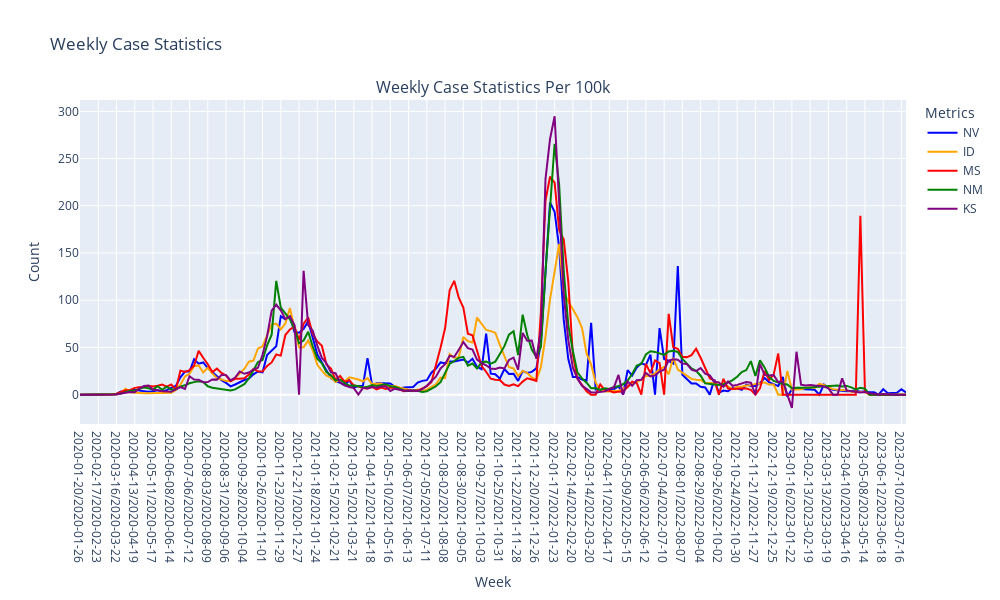
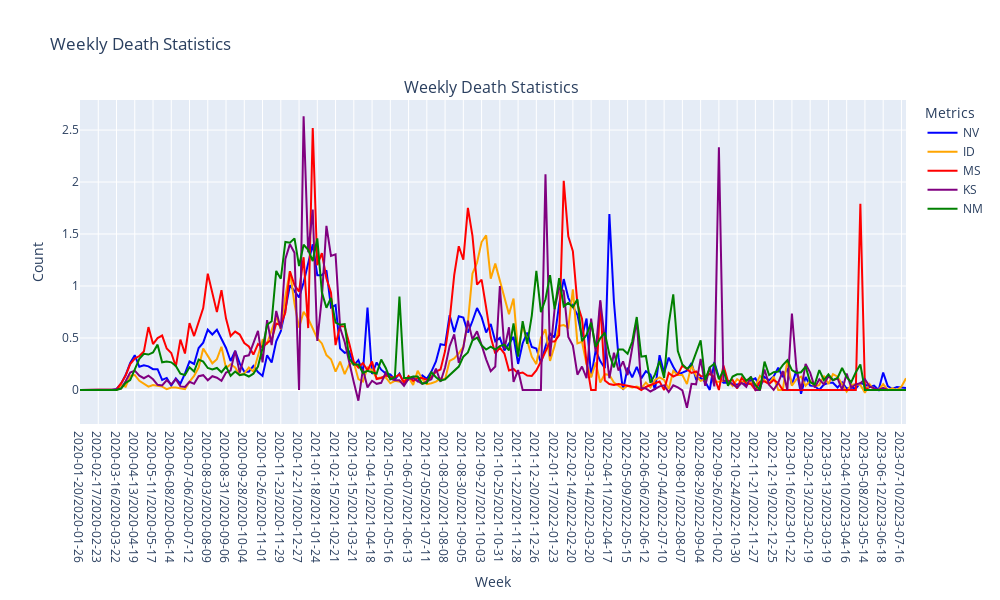

Notebook code cell kept with these figures, in order:
### Code cell
# Define colors for each metric
State = {
    'NV': 'blue',
    'ID': 'orange',
    'MS': 'red',
    'NM': 'green',
    'KS': 'purple',
}

# Convert 'Week' column to string for Plotly compatibility
chosen_states_stats_per_100k['Week'] = chosen_states_stats_per_100k['Week'].astype(str)

# Create a subplot figure
fig = make_subplots(rows=1, cols=1, subplot_titles=["Weekly Case Statistics Per 100k"])

# Add traces for each metric
fig.add_trace(
    go.Scatter(
        x=chosen_states_stats_per_100k['Week'], 
        y=chosen_states_stats_per_100k['Mean_cases_per_100k_NV'], 
        mode='lines', 
        name='NV',
        line=dict(color=State['NV'])
    ),
    row=1, col=1
)

fig.add_trace(
    go.Scatter(
        x=chosen_states_stats_per_100k['Week'], 
        y=chosen_states_stats_per_100k['Mean_cases_per_100k_ID'], 
        mode='lines', 
        name='ID',
        line=dict(color=State['ID'])
    ),
    row=1, col=1
)

fig.add_trace(
    go.Scatter(
        x=chosen_states_stats_per_100k['Week'], 
        y=chosen_states_stats_per_100k['Mean_cases_per_100k_MS'], 
        mode='lines',  
        name='MS',
        line=dict(color=State['MS'])
    ),
    row=1, col=1
)
fig.add_trace(
    go.Scatter(
        x=chosen_states_stats_per_100k['Week'], 
        y=chosen_states_stats_per_100k['Mean_cases_per_100k_NM'], 
        mode='lines',  
        name='NM',
        line=dict(color=State['NM'])
    ),
    row=1, col=1
)
fig.add_trace(
    go.Scatter(
        x=chosen_states_stats_per_100k['Week'], 
        y=chosen_states_stats_per_100k['Mean_cases_per_100k_KS'], 
        mode='lines',  
        name='KS',
        line=dict(color=State['KS'])
    ),
    row=1, col=1
)

# Update layout for the figure
fig.update_layout(
    title="Weekly Case Statistics",
    xaxis_title="Week",
    yaxis_title="Count",
    legend_title="Metrics",
    height=600,
    width=1000
)

# Show the figure
fig.show()

# Convert 'Week' column to string for Plotly compatibility
chosen_states_stats_per_100k['Week'] =chosen_states_stats_per_100k['Week'].astype(str)

# Create a subplot figure
fig = make_subplots(rows=1, cols=1, subplot_titles=["Weekly Death Statistics "])

# Add traces for each metric
fig.add_trace(
    go.Scatter(
        x=chosen_states_stats_per_100k['Week'], 
        y=chosen_states_stats_per_100k['Mean_deaths_per_100k_NV'], 
        mode='lines', 
        name='NV',
        line=dict(color=State['NV'])
    ),
    row=1, col=1
)

fig.add_trace(
    go.Scatter(
        x=chosen_states_stats_per_100k['Week'], 
        y=chosen_states_stats_per_100k['Mean_deaths_per_100k_ID'], 
        mode='lines', 
        name='ID',
        line=dict(color=State['ID'])
    ),
    row=1, col=1
)

fig.add_trace(
    go.Scatter(
        x=chosen_states_stats_per_100k['Week'], 
        y=chosen_states_stats_per_100k['Mean_deaths_per_100k_MS'], 
        mode='lines',  
        name='MS',
        line=dict(color=State['MS'])
    ),
    row=1, col=1
)
fig.add_trace(
    go.Scatter(
        x=chosen_states_stats_per_100k['Week'], 
        y=chosen_states_stats_per_100k['Mean_deaths_per_100k_KS'], 
        mode='lines',  
        name='KS',
        line=dict(color=State['KS'])
    ),
    row=1, col=1
)
fig.add_trace(
    go.Scatter(
        x=chosen_states_stats_per_100k['Week'], 
        y=chosen_states_stats_per_100k['Mean_deaths_per_100k_NM'], 
        mode='lines',  
        name='NM',
        line=dict(color=State['NM'])
    ),
    row=1, col=1
)

# Update layout for the figure
fig.update_layout(
    title="Weekly Death Statistics",
    xaxis_title="Week",
    yaxis_title="Count",
    legend_title="Metrics",
    height=600,
    width=1000
)

# Show the figure
fig.show()

### Figure 1 — Plotly figure (JSON) as saved in the notebook; plotly's stock layout.template omitted (floating-point values rounded to 4 significant figures; data arrays with more than 128 entries replaced by an {"elided": "..."} marker saying what was removed)
{"data": [{"line": {"color": "blue"}, "mode": "lines", "name": "NV", "type": "scatter", "x": {"elided": "182 str values"}, "xaxis": "x", "y": {"elided": "182 float values"}, "yaxis": "y"}, {"line": {"color": "orange"}, "mode": "lines", "name": "ID", "type": "scatter", "x": {"elided": "182 str values"}, "xaxis": "x", "y": {"elided": "182 float values"}, "yaxis": "y"}, {"line": {"color": "red"}, "mode": "lines", "name": "MS", "type": "scatter", "x": {"elided": "182 str values"}, "xaxis": "x", "y": {"elided": "182 float values"}, "yaxis": "y"}, {"line": {"color": "green"}, "mode": "lines", "name": "NM", "type": "scatter", "x": {"elided": "182 str values"}, "xaxis": "x", "y": {"elided": "182 float values"}, "yaxis": "y"}, {"line": {"color": "purple"}, "mode": "lines", "name": "KS", "type": "scatter", "x": {"elided": "182 str values"}, "xaxis": "x", "y": {"elided": "182 float values"}, "yaxis": "y"}], "layout": {"annotations": [{"font": {"size": 16}, "showarrow": false, "text": "Weekly Case Statistics Per 100k", "x": 0.5, "xanchor": "center", "xref": "paper", "y": 1, "yanchor": "bottom", "yref": "paper"}], "height": 600, "legend": {"title": {"text": "Metrics"}}, "title": {"text": "Weekly Case Statistics"}, "width": 1000, "xaxis": {"anchor": "y", "autorange": true, "domain": [0, 1], "range": [0, 181], "title": {"text": "Week"}, "type": "category"}, "yaxis": {"anchor": "x", "autorange": true, "domain": [0, 1], "range": [-31.09, 312.0], "title": {"text": "Count"}, "type": "linear"}}}

### Figure 2 — Plotly figure (JSON) as saved in the notebook; plotly's stock layout.template omitted (floating-point values rounded to 4 significant figures; data arrays with more than 128 entries replaced by an {"elided": "..."} marker saying what was removed)
{"data": [{"line": {"color": "blue"}, "mode": "lines", "name": "NV", "type": "scatter", "x": {"elided": "182 str values"}, "xaxis": "x", "y": {"elided": "182 float values"}, "yaxis": "y"}, {"line": {"color": "orange"}, "mode": "lines", "name": "ID", "type": "scatter", "x": {"elided": "182 str values"}, "xaxis": "x", "y": {"elided": "182 float values"}, "yaxis": "y"}, {"line": {"color": "red"}, "mode": "lines", "name": "MS", "type": "scatter", "x": {"elided": "182 str values"}, "xaxis": "x", "y": {"elided": "182 float values"}, "yaxis": "y"}, {"line": {"color": "purple"}, "mode": "lines", "name": "KS", "type": "scatter", "x": {"elided": "182 str values"}, "xaxis": "x", "y": {"elided": "182 float values"}, "yaxis": "y"}, {"line": {"color": "green"}, "mode": "lines", "name": "NM", "type": "scatter", "x": {"elided": "182 str values"}, "xaxis": "x", "y": {"elided": "182 float values"}, "yaxis": "y"}], "layout": {"annotations": [{"font": {"size": 16}, "showarrow": false, "text": "Weekly Death Statistics ", "x": 0.5, "xanchor": "center", "xref": "paper", "y": 1, "yanchor": "bottom", "yref": "paper"}], "height": 600, "legend": {"title": {"text": "Metrics"}}, "title": {"text": "Weekly Death Statistics"}, "width": 1000, "xaxis": {"anchor": "y", "autorange": true, "domain": [0, 1], "range": [0, 181], "title": {"text": "Week"}, "type": "category"}, "yaxis": {"anchor": "x", "autorange": true, "domain": [0, 1], "range": [-0.3275, 2.789], "title": {"text": "Count"}, "type": "linear"}}}
